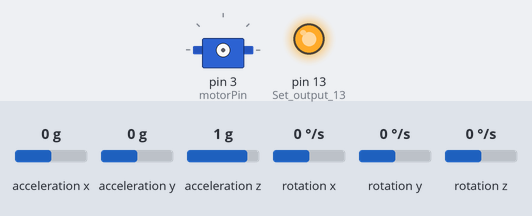
A sketch run on a simulated Arduino Uno, built with avr-gcc and run on an emulated ATmega328P. On the bench: servo, output pins drawn as LEDs (lit = HIGH). Wiring (inferred from the names in the program): MPU-6050 motion sensor at I2C address 0x68. The inputs (shaded band) are chosen by the test bench; at power-on: acceleration x 0 g, acceleration y 0 g, acceleration z 1 g, rotation x 0 °/s, rotation y 0 °/s, rotation z 0 °/s. What the sketch prints to the serial monitor is not drawn.

Above: at 0.1 s.
At 12.6 s:
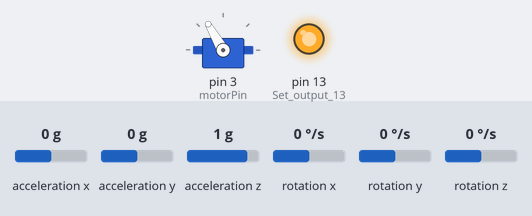
At 21.51 s:
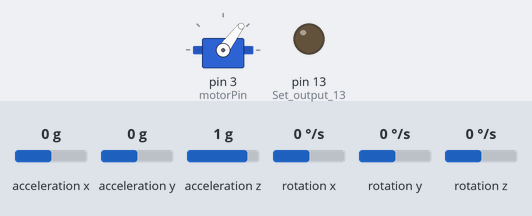
At 37.88 s:
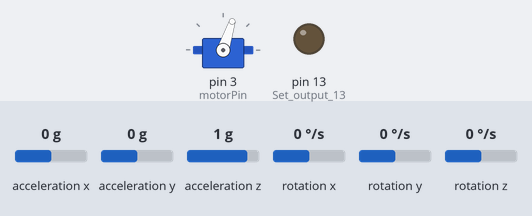
Timing chart, 0 to 40.0 s (numbered marks = the images above):
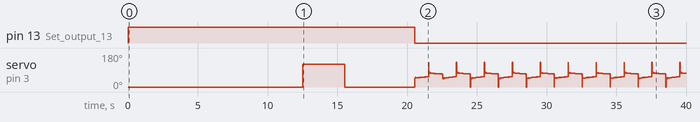

The sketch:

main.ino
```cpp
#include <Wire.h>
#include <Servo.h>

//  Constants

const float SAMPLE_FREQ = 250.0;                                    //  IMU sampling frequency [Hz]
const float DT = 1.0/SAMPLE_FREQ;

const int GYRO_FS_SEL = 1;
const int ACC_AFS_SEL = 2;

const float GYRO_TO_DPS = 1/65.5;                                   //  (Degrees per second) per LSB
                                                                    //  GYRO_FS_SEL: 1/131.0, 1/65.5, 1/32.8, 1/16.4
const float ACC_RESOLUTION = 1/4096.0;                              //  ACC_AFS_SEL: 1/16384.0, 1/8192.0, 1/4096.0, 1/2048.0;

const float GYRO_TO_RPS = GYRO_TO_DPS * DEG_TO_RAD;
const float GYRO_TO_DEG = GYRO_TO_DPS * DT;
const float GYRO_TO_RAD = GYRO_TO_DEG * DEG_TO_RAD;

const int HOLDING_TORQUE_OFFSET = 61;
const int MAX_CMD = 180;

const int DELAY_TAPS = 10;

const bool KALMAN = true;

//  MPU6050 global variables
int rawGyroX, rawGyroY, rawGyroZ;                                   //  Gyroscope velocity [gyro bits]
long gyroXCal, gyroYCal, gyroZCal;                                  //  Calibration offset [gyro bits]
long rawAccX, rawAccY, rawAccZ;
int temperature;
long loop_timer;
boolean set_gyro_angles;

float x0 = 0;
float y0 = 0;
float z0 = 0;
float x1 = 0;
float y1 = 0;
float z1 = 0;

float xf0 = 0;
float yf0 = 0;
float zf0 = 0;
float xf1 = 0;
float yf1 = 0;
float zf1 = 0;

//  State variables
float x;                                                              //  Angular position [rad]
float v;                                                              //  Angular velocity [rad/s]
float F;                                                              //  Propeller thrust [N]
int u_d[DELAY_TAPS];                                                  //  Delayed control inputs

//  Kalman model
float Phi_00 = 1;
float Phi_01 = 0.004;
float Phi_11 = 0.984;
float Phi_12 = 0.132;
float Phi_22 = 0.8;
float Phi_23 = 0.00897778;

//  Process covariance
float P_x = 5;
float P_v = 5;
//float Q_x = 1;
//float Q_v = 5;
float Q_x = 0.01*pow(0.01226,2);
float Q_v = 0.01*pow(0.834, 2);

//  Measurement covariance
float R_x = pow(0.24035, 2);
float R_v = pow(0.261678, 2);

//  Kalman gains
float x_K;
float v_K;

//  Gains
float K_x = 199.10018586344037;
float K_v = 24.83877300813682;
float K_F = 15.9578400486208;
float K_u_d[DELAY_TAPS] = {0.1428885578544913, 0.1430272274097408,
0.14382088899753845, 0.1454433772055937, 0.14811214927796731,
0.15209919344598022, 0.1577446643852116, 0.1654739275808085,
0.17581886482892284, 0.18944450615899178};

float debugGyroX = 0;
float debugAccX = 0;

int count = -1;

Servo motor;
const int motorPin = 3;
int motorCmd = 0;

void setup()
{
  pinMode(13, OUTPUT);                                                 //Set output 13 (LED) as output
  digitalWrite(13, HIGH);                                              //LED on for setup

  Wire.begin();                                                        //Start I2C as master
  Serial.begin(230400);                                                 //Use only for debugging

  //  Set initial conditions to 0
  x = 0;
  v = 0;
  F = 0;

  for (int i = 0; i < DELAY_TAPS; i++)
  {
    u_d[i] = 0;
  }

  initMPU6050();

  if (KALMAN)
  {
    initKalman();
  }

  motor.attach(motorPin, 1000, 2000);
  motor.write(0);
  delay(3000);
  motor.write(120);
  delay(3000);
  motor.write(0);
  delay(5000);

  digitalWrite(13, LOW);                                               //All done, turn the LED off

  loop_timer = micros();                                               //Reset the loop timer
}

void loop()
{
  if (KALMAN)
  {
    estimateStateKalman();
  }
  else
  {
    estimateState();
  }

  count++;

  if (count == 500)
  {
    count = 0;
  }

  if (count < 250)
  {
    motorCmd = -(int)(K_x * (x + 0.2) + K_v * v + K_F * F);
  }
  else if (count < 500)
  {
    motorCmd = -(int)(K_x * (x - 0.2) + K_v * v + K_F * F);
  }

  //motorCmd = -(int)(K_x * x + K_v * v + K_F * F);

  for (int d; d < DELAY_TAPS; d++)
  {
    motorCmd += -(int)(K_u_d[d] * u_d[d]);
  }

  if (motorCmd + HOLDING_TORQUE_OFFSET > MAX_CMD)
  {
    motorCmd = MAX_CMD - HOLDING_TORQUE_OFFSET;
  }

  if (motorCmd + HOLDING_TORQUE_OFFSET < 0)
  {
    motorCmd = -HOLDING_TORQUE_OFFSET;
  }

  motor.write(motorCmd + HOLDING_TORQUE_OFFSET);

//  Serial.print(x);
//  Serial.print(" ");
//  Serial.println(motorCmd);

  if (count < 250)
  {
    Serial.print(x*100);
    Serial.print(" ");
    Serial.println(-0.2);
  }
  else if (count < 500)
  {
    Serial.print(x*100);
    Serial.print(" ");
    Serial.println(0.2);
  }

  for (int d = 0; d < (DELAY_TAPS - 1); d++)
  {
    u_d[d] = u_d[d+1];
  }
  u_d[DELAY_TAPS - 1] = motorCmd;

  //Serial.println(4000 - (micros()-loop_timer));

  while(micros() - loop_timer < 4000);                                 //Wait until the loop_timer reaches 4000us (250Hz) before starting the next loop
  loop_timer = micros();                                               //Reset the loop timer
}

void initKalman()
{
  float accTotal;
  float accX;
  float accY;
  float accZ;

  read_mpu_6050_data();

  accTotal = sqrt((rawAccX * rawAccX) + (rawAccY * rawAccY) + (rawAccZ * rawAccZ));
  accX = asin((float)rawAccY/accTotal);
  accY = asin((float)rawAccX/accTotal) * -1;

  //  Set initial conditions
  x = accX;
  v = 0;
  F = 0;
  for (int i = 0; i < DELAY_TAPS; i++)
  {
    u_d[i] = 0;
  }
}

void estimateStateKalman()
{
  float v_g_x;
  float v_g_y;

  float accTotal;
  float accX;
  float accY;
  float accZ;

  //  Read sensors
  read_mpu_6050_data();

  //Accelerometer angle calculations
  //Calculate the total accelerometer vector first
  accTotal = sqrt((rawAccX * rawAccX) + (rawAccY * rawAccY) + (rawAccZ * rawAccZ));
  accX = asin((float)rawAccY/accTotal);
  accY = asin((float)rawAccX/accTotal) * -1;

  v_g_x = (rawGyroX - gyroXCal) * GYRO_TO_DPS * DEG_TO_RAD;
  v_g_x += accY * sin(v_g_x * DT);
  v_g_y = (rawGyroY - gyroYCal) * GYRO_TO_DPS * DEG_TO_RAD;
  v_g_y += accX * sin(v_g_y * DT);

  //  Generate prediction
  x = Phi_00 * x + Phi_01 * v;
  v = Phi_11 * v + Phi_12 * F;
  F = Phi_22 * F + Phi_23 * u_d[0];

  for (int d = 0; d < (DELAY_TAPS - 1); d++)
  {
    u_d[d] = u_d[d+1];
  }
  u_d[DELAY_TAPS - 1] = motorCmd;

  //  Generate a priori process covariance
  P_x = pow(Phi_00, 2) * P_x + pow(Phi_01, 2) * P_v + Q_x;
  P_v = pow(Phi_11, 2) * P_v + Q_v;

  //  Calculate Kalman gain
  x_K = P_x/(P_x + R_x);
  v_K = P_v/(P_v + R_v);

  //  Corrector
  x = x + x_K * (accX - x);
  v = v + v_K * (v_g_x - v);

  //  A posteriori covariance matrix
  P_x = (1 - x_K) * P_x;
  P_v = (1 - v_K) * P_v;
}

void estimateState()
{

  //  Angle traversed over time step
  float gyroDX;
  float gyroDY;
  float gyroDZ;

  //  Integrated gyro output
  float gyroX;
  float gyroY;
  float gyroZ;

  long accTotal;
  float accX;
  float accY;
  float accZ;

  //  Read the raw acc and gyro data from the MPU-6050
  read_mpu_6050_data();

  //  Update previous state
  x1 = x0;
  y1 = y0;
  z1 = z0;
  xf1 = xf0;
  yf1 = yf0;
  zf1 = zf0;

  //  Subtract offset calibration value, then integrate velocity over time
  //  DX = x_vel * GYRO_TO_DPS * DT * DEG_TO_RAD
  gyroDX = (rawGyroX - gyroXCal) * GYRO_TO_RAD;
  gyroDY = (rawGyroY - gyroYCal) * GYRO_TO_RAD;
  gyroDZ = (rawGyroZ - gyroZCal) * GYRO_TO_RAD;

  gyroX = xf0 + gyroDX;
  gyroY = yf0 + gyroDY;
  gyroZ = zf0 + gyroDZ;

  //If the IMU has yawed transfer the roll angle to the pitch angle
  //If the IMU has yawed transfer the pitch angle to the roll angle
  gyroX += gyroY * sin(gyroDZ);
  gyroY -= gyroX * sin(gyroDZ);

  //Accelerometer angle calculations
  //Calculate the total accelerometer vector first
  accTotal = sqrt((rawAccX * rawAccX) + (rawAccY * rawAccY) + (rawAccZ * rawAccZ));
  accX = asin((float)rawAccY/accTotal);
  accY = asin((float)rawAccX/accTotal) * -1;

  //Place the MPU-6050 spirit level and note the values in the following two lines for calibration
  accX -= 0.0;                                              //Accelerometer calibration value for pitch
  accY -= 0.0;                                               //Accelerometer calibration value for roll

  if (set_gyro_angles)
  {
    //If the IMU is already started, complementary filter
    x0 = gyroX * 0.9993 + accX * 0.0007;
    y0 = gyroY * 0.9993 + accY * 0.0007;
  }
  else
  {
    //At first start, set values equal to accelerometer
    x0 = accX;
    y0 = accY;

    //Set the IMU started flag
    set_gyro_angles = true;
  }

  //  Low pass filter
  xf0 = xf0 * 0.0 + x0 * 1.0;
  yf0 = yf0 * 0.0 + y0 * 1.0;

  x = xf0;
  v = (xf0 - xf1) / DT;
  F = (1-0.004/0.01)*F + (8.08/180)*(0.004/0.01)*u_d[0];

  debugGyroX = (rawGyroX - gyroXCal) * GYRO_TO_DPS * DEG_TO_RAD;
  debugAccX = accX;
}

void initMPU6050()
{
  int numSamples = 2000;

  //Setup the registers of the MPU-6050 and start the gyro
  setup_mpu_6050_registers();

  //  Take average
  for (int cal_int = 0; cal_int < numSamples ; cal_int++)
  {
    //  Find gyro offsets
    read_mpu_6050_data();
    gyroXCal += rawGyroX;
    gyroYCal += rawGyroY;
    gyroZCal += rawGyroZ;

    //  Delay 3us to simulate the 250Hz program loop
    delay(3);
  }

  //  Average over number of samples
  gyroXCal /= numSamples;
  gyroYCal /= numSamples;
  gyroZCal /= numSamples;
}

void read_mpu_6050_data()
{
  //Subroutine for reading the raw gyro and accelerometer data
  Wire.beginTransmission(0x68);                                        //Start communicating with the MPU-6050
  Wire.write(0x3B);                                                    //Send the requested starting register
  Wire.endTransmission();                                              //End the transmission
  Wire.requestFrom(0x68,14);                                           //Request 14 bytes from the MPU-6050
  while(Wire.available() < 14);                                        //Wait until all the bytes are received
  rawAccX = Wire.read()<<8|Wire.read();                                  //Add the low and high byte to the acc_x variable
  rawAccY = Wire.read()<<8|Wire.read();                                  //Add the low and high byte to the acc_y variable
  rawAccZ = Wire.read()<<8|Wire.read();                                  //Add the low and high byte to the acc_z variable
  temperature = Wire.read()<<8|Wire.read();                            //Add the low and high byte to the temperature variable
  rawGyroX = Wire.read()<<8|Wire.read();                                 //Add the low and high byte to the gyro_x variable
  rawGyroY = Wire.read()<<8|Wire.read();                                 //Add the low and high byte to the gyro_y variable
  rawGyroZ = Wire.read()<<8|Wire.read();                                 //Add the low and high byte to the gyro_z variable
}

void setup_mpu_6050_registers()
{
  configPower();
  configAcc();
  configGyro();
}

void configPower()
{
  //Configure Power Management 1, Register 107
  Wire.beginTransmission(0x68);                                        //Start communicating with the MPU-6050
  Wire.write(0x6B);                                                    //Request register 107, Power Management 1
  Wire.write(0x00);                                                    //Set the requested starting register
  Wire.endTransmission();                                              //End the transmission
}

void configAcc()
{
  //Configure the accelerometer, Register 28
  Wire.beginTransmission(0x68);                                        //Start communicating with the MPU-6050
  Wire.write(0x1C);                                                    //Request register 28, Accelerometer Configuration

  switch (ACC_AFS_SEL)
  {
    case 0:
      Wire.write(0x00);                                           //  +/- 2g full scale
      break;
    case 1:
      Wire.write(0x08);                                           //  +/- 4g full scale
      break;
    case 2:
      Wire.write(0x10);                                           //  +/- 8g full scale
      break;
    case 3:
      Wire.write(0x18);                                           //  +/- 16g full scale
      break;
    default:
      break;
  }

  Wire.endTransmission();                                              //End the transmission
}

void configGyro()
{
  //Configure the gyro
  Wire.beginTransmission(0x68);                                        //Start communicating with the MPU-6050
  Wire.write(0x1B);                                                    //Request register 27, Gyroscope Configuration

  switch (GYRO_FS_SEL)
  {
    case 0:
      Wire.write(0x00);                                           //  +/- 250 dps full scale
      break;
    case 1:
      Wire.write(0x08);                                           //  +/- 500 dps full scale
      break;
    case 2:
      Wire.write(0x10);                                           //  +/- 1000 dps full scale
      break;
    case 3:
      Wire.write(0x18);                                           //  +/- 2000 dps full scale
      break;
    default:
      break;
  }

  Wire.endTransmission();                                              //End the transmission
}
```
